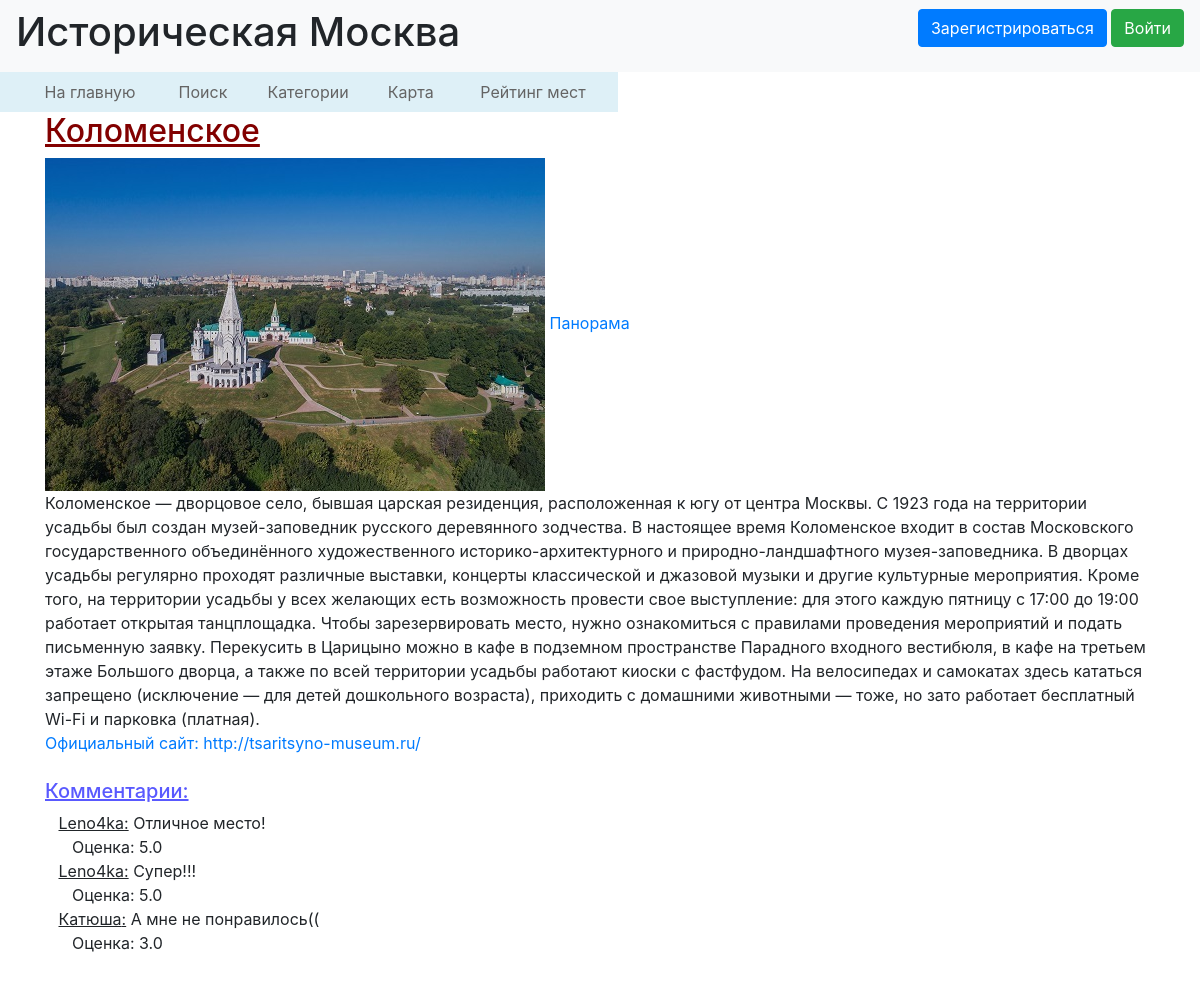
The page /one_place/1 on the database its author committed.
### data/places.py (models this page shows)
class Place(SqlAlchemyBase, SerializerMixin):
    __tablename__ = 'places'
    id = sqlalchemy.Column(sqlalchemy.Integer, primary_key=True, autoincrement=True)
    name = sqlalchemy.Column(sqlalchemy.String)
    address = sqlalchemy.Column(sqlalchemy.String)
    about = sqlalchemy.Column(sqlalchemy.String, nullable=True)
    rating = sqlalchemy.Column(sqlalchemy.Float, default=0.0)
    comments_list = sqlalchemy.Column(sqlalchemy.String, default='')
    site = sqlalchemy.Column(sqlalchemy.String, nullable=True)

### data/comments.py (models this page shows)
class Comm(SqlAlchemyBase, SerializerMixin):
    __tablename__ = 'comments'
    id = sqlalchemy.Column(sqlalchemy.Integer, primary_key=True, autoincrement=True)
    text = sqlalchemy.Column(sqlalchemy.String)
    rating = sqlalchemy.Column(sqlalchemy.Float)
    user_id = sqlalchemy.Column(sqlalchemy.Integer)
    user_name = sqlalchemy.Column(sqlalchemy.String)
    place_id = sqlalchemy.Column(sqlalchemy.Integer)

### main.py (the view)
@app.route("/one_place/<place_id>")
def one_place(place_id):
    session = create_session()
    place = session.query(Place).get(place_id)
    comments = CommListResource_ForPlace.get(CommListResource_ForPlace(), place_id)
    return render_template('one_place.html', title=place.name, place=place, comms=comments)

### data/comments.py (called while the page is built)
    def get(self, place_id):
        session = create_session()
        comms = session.query(Comm).filter(Comm.place_id == place_id).all()
        return comms

### data/db_session.py (called while the page is built)
def create_session() -> Session:
    global __factory
    return __factory()

### templates/one_place.html (shortened to what this page needs)
{% extends "base.html" %}
{% block content %}
<table
        style="margin-left: -127px; text-align: left; width: 700px; height: 40px; background-color: #DEF0F7; "
        border="0" cellpadding="0" cellspacing="2">
    <tbody>
    <tr>
        <td style="text-align: center;"></td>
        <td style="text-align: center;"><a style="color: #646464;" href="/main">
            На главную</a></td>
        <td style="text-align: center"><a style="color: #646464;" href="/search">
            Поиск</a></td>
        <td style="text-align: center;"><a style="color: #646464;" href="/categories">
            Категории</a></td>
        <td style="text-align: center;"><a style="color: #646464;" href="/map">
            Карта</a></td>
        <td style="text-align: center;"><a style="color: #646464;" href="/rating">
            Рейтинг мест</a></td>
    </tr>
    </tbody>
</table>
<h2 style="text-decoration: underline; color: #820000;">{{place.name}}
</h2>
{% set img="/static/img/"+place.name+".jpg"%}
<img src={{img}} alt="здесь должна была быть картинка, но она не нашлась">
<a href="https://yandex.ru/maps/?panorama[point]=37.444075,55.776788&panorama[direction]=228.970000,6.060547&panorama[span]=130.000000,71.919192">Панорама</a>
<div>{{place.about}}</div>
<div><a href="http://tsaritsyno-museum.ru/">Официальный сайт: http://tsaritsyno-museum.ru/</a></div>
<br>
<h5><span style="text-decoration: underline; color: rgb(89, 89, 255);">Комментарии:</span></h5>
{% for comm in comms %}
    <div>&nbsp;&nbsp;&nbsp;<a style="text-decoration: underline;">{{comm.user_name}}:</a> {{comm.text}}</div>
    <div>&nbsp;&nbsp;&nbsp;&nbsp;&nbsp;&nbsp;Оценка: {{comm.rating}}</div>
{% endfor %}
<br><br>
{% endblock %}

### templates/base.html (shortened to what this page needs)
<!DOCTYPE html>
<html lang="ru">
<head>
    <link rel="stylesheet"
          href="https://stackpath.bootstrapcdn.com/bootstrap/4.4.1/css/bootstrap.min.css"
>
</head>
<body>
<header>
    <nav class="navbar navbar-light bg-light">
        <h1>Историческая Москва</h1>
        {% if current_user.is_authenticated %}
        <a class="navbar-brand" href="/logout">{{ current_user.login }}</a>
        {% else %}
        <p>
            <a class="btn btn-primary" href="/register">Зарегистрироваться</a>
            <a class="btn btn-success" href="/login">Войти</a>
        </p>
        {% endif %}
    </nav>
</header>
<main role="main" class="container">
    {% block content %}
    {% endblock %}
</main>
</body>
</html>

### rows shown on the page
Place: name "Коломенское", about "Коломенское — дворцовое село, бывшая царская резиденция, расположенная к югу от центра Москвы. С 1923 года на территории усадьбы был создан музей-заповедник русского деревянного зодчества. В настоящее время Коломенское входит в состав Московского государственного объединённого художественного историко-архитектурного и природно-ландшафтного музея-заповедника. В дворцах усадьбы регулярно проходят различные выставки, концерты классической и джазовой музыки и другие культурные мероприятия. Кроме того, на территории усадьбы у всех желающих есть возможность провести свое выступление: для этого каждую пятницу с 17:00 до 19:00 работает открытая танцплощадка. Чтобы зарезервировать место, нужно…"
Comm: user_name "Leno4ka", text "Отличное место!", rating "5.0"
Comm: user_name "Leno4ka", text "Супер!!!", rating "5.0"
Comm: user_name "Катюша", text "А мне не понравилось((", rating "3.0"
